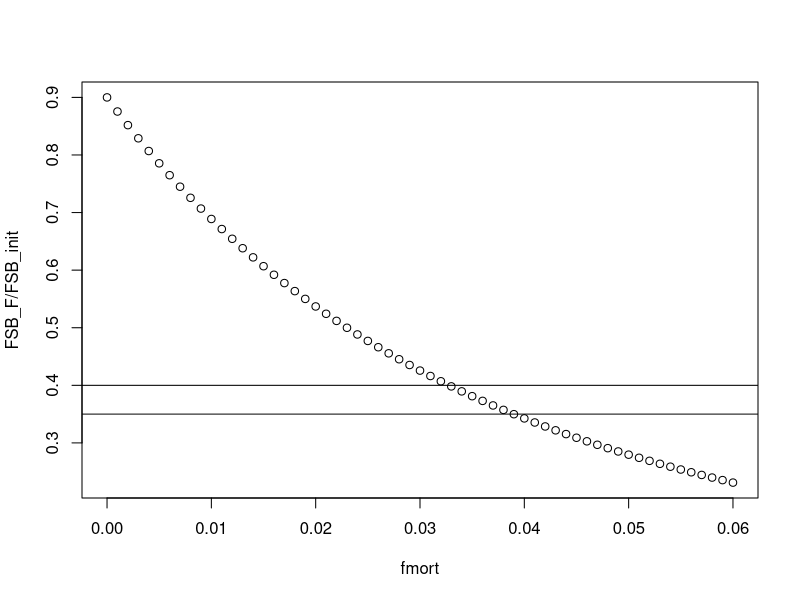
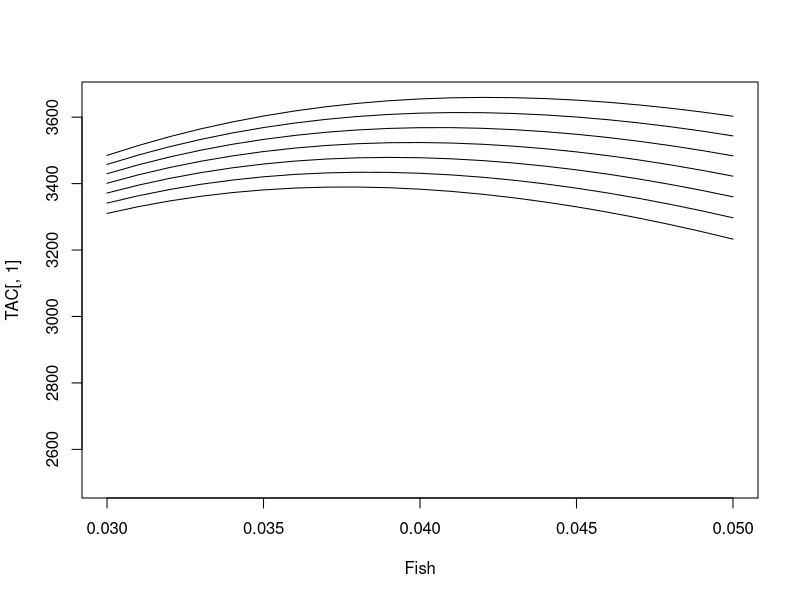

Source code (R) for these figures, in order: (Note: this script raises an error after producing the figures.)
#clear everything
rm(list = ls())

#*************************************************************************
#Define parameters for Pacific cod (1 sex)
#Number of ages for this fish
nages=21

fishsel=vector();
fishsel[1]=0;fishsel[2]=0.0002386166;fishsel[3]=0.0146155849;fishsel[4]=0.1851750145;fishsel[5]=0.5952833774;fishsel[6]=0.9030184396;fishsel[7]=1;fishsel[8]=0.9919588363;
fishsel[9]=0.9551342775;fishsel[10]=0.9184023284;fishsel[11]=0.8889373231;fishsel[12]=0.8668498915;fishsel[13]=0.8506209140;fishsel[14]=0.8387155050;fishsel[15]=0.8299334774;fishsel[16]=0.8234043416;
fishsel[17]=0.8185108308;fishsel[18]=0.8148161694;fishsel[19]=0.8120088399;fishsel[20]=0.8098642013;fishsel[21]=0.8072448763;#fisheries selectivity  

natmort=0.34

#Maturity at age
A=-4.7143
B=0.9654
age=seq(1,nages,1)
Q=1/(1+exp(-(A+age*B)))

#Length at age for males and females
#FEMALE(2) MALE(1) Weight at age von bert
psi=6.537e-6
theta=3.164
Linf=c(110.06,120.39)
A0=c(-0.1814,-.2233)
K=c(0.1449,0.1277)
age=seq(0,20,1)

Wt_all=psi*(Linf[2]*(1-exp(-K[2]*(age-A0[2]))))^theta

#*****************************************************************************
#Set up for Blackspotted Rockfish
nages=75
mat=vector()
mat_a75=vector()
age=seq(1,nages,1) #21 modeled ages
Linf=mean(51.53)#Linf=c(110.06,120.39)#I am taking the mean of growth params to create a single sex model females 2nd
K=0.06
A0=-3.40
psi=6.54e-6
theta=3.24

L_all=vector();Wt_all=vector();
for(i in 1:nages){
 L_all[i]=Linf*(1-exp(-K*(age[i]-A0)));
 Wt_all[i]=psi*(Linf*(1-exp(-K*(age[i]-A0))))^theta;}  #0.001 is for kg to mt conversion

fishsel=vector()
sel_slope=0.34
sel_a50=13.5
for(i in 1:nages){
 fishsel[i]=1/(1+exp(-(sel_slope*(age[i]-sel_a50))))}

#maturity
Q=vector()
mat_slope=3.792
mat_a50=24.5
B1=-6.4691
B2=0.2637

for(i in 1:nages){
 Q[i]=1/(1+exp(-(B1+age[i]*B2)))}

#earlier maturity just multiply B1*.75

for(i in 1:nages){
 mat_a75[i]=1/(1+exp(-(.75*B1+age[i]*B2)))}

natmort=0.05

#*******************************************************************************
#Calculate fishing mortality rate that maximizes TAC
fmort=seq(0,0.06,.001)

N_til_init_a=vector()  #initial numbers when there is one recruit
N_til_init_a[1]=1
for(i in 2:(nages-1)){
 N_til_init_a[i]=N_til_init_a[i-1]*exp(-natmort)
}
N_til_init_a[nages]=N_til_init_a[nages-1]*exp(-natmort)/(1-exp(-natmort))

N_til_init_Frange=vector()
N_til_init_Frange[1]=1;
FSB_F=vector()
for(j in 1:length(fmort)){
 for (i in 2:nages){  #fill in N_til_init;
  N_til_init_Frange[i]=N_til_init_Frange[i-1]*exp(-(natmort+fishsel[i-1]*fmort[j]));
 }
 FSB_F[j]=sum(Wt_all*N_til_init_Frange*.5*Q)
}


FSB_init=sum(Wt_all*N_til_init_a*Q*.5);FSB_init
FSB_F/FSB_init
plot(fmort,FSB_F/FSB_init);abline(h=c(.35,.4))

fmort[min(which(FSB_F/FSB_init<0.4))]#This is F40%  
fmort[min(which(FSB_F/FSB_init<0.35))]#This is F35% 

#F40%  #SM:0.0328  GM: 0.279
#F35%  #SM: 0.039  GM: 0.34

#*****************************************************************************
#This is the function that varies steepness and fishing mortality rate
getFx_Fish_1sex=function(Fish,h){  #this version finds where Fmax occurs for different h's
 SSBinit=100000   #Initial spawning stock biomass (chosen)
 S_l0=SSBinit    #S_l0 initial spawning stock biomass in population #same as SSBinit
 
 N_til_init_a=vector()  #initial numbers when there is one recruit
 N_til_init_a[1]=1
 for(i in 2:(nages-1)){
  N_til_init_a[i]=N_til_init_a[i-1]*exp(-natmort)
 }
 N_til_init_a[nages]=N_til_init_a[nages-1]*exp(-natmort)/(1-exp(-natmort))
 
 R_l0=2*S_l0/sum(Wt_all*N_til_init_a*Q) #initial number of recruits #denominator is spawning biomass per recruit.
 
 N_init_a=R_l0*N_til_init_a;N_init_a    #now this is initial numbers in the population  
 #total initial numbers
 N_init=sum(N_init_a);N_init
 
 #N_init is the number of fish for which I should simulate genotypes (2*1473)
 
 #########################################################################
 
 S_lyINIT=0.5*sum(Wt_all*N_init_a*Q);S_lyINIT  #initial SSB
 
 #Start loop here
 for (k in 1:100){
  #what is age structure next year?
  S_ly=0.5*sum(Wt_all*N_init_a*Q);S_ly  #SSB
  SPR=S_ly/N_init_a[1];SPR
  catch=sum((Wt_all)*((fishsel*Fish)/(fishsel*Fish+natmort)*(1-exp(-(fishsel*Fish+natmort)))*N_init_a));catch
  N_a=vector()  #numbers next year
  N_a[1]=(4*h*R_l0*S_ly)/(S_l0*(1-h)+S_ly*(5*h-1))
  for(i in 2:(nages-1)){
   N_a[i]=N_init_a[i-1]*exp(-(fishsel[i-1]*Fish+natmort))
  }
  N_a[nages]=N_init_a[nages-1]*((exp(-(fishsel[nages-1]*Fish+natmort)))/(1-exp(-(fishsel[nages-1]*Fish+natmort))));#fix this part
  N_init_a=N_a
 }
 
 out=list()
 out[[1]]=SPR
 out[[2]]=S_ly
 out[[3]]=S_ly/S_lyINIT  #Spawning biomass relative to unfished.
 out[[4]]=h
 out[[5]]=catch#calculated same as TAC
 return(out)
}

#Find F40% and F35%
#Because F40% is Fmort that declines pop to 40% of its initial FSB.
N_til_init_a=vector()  #initial numbers when there is one recruit
N_til_init_a[1]=1
for(i in 2:(nages-1)){
 N_til_init_a[i]=N_til_init_a[i-1]*exp(-natmort)
}
N_til_init_a[nages]=N_til_init_a[nages-1]*exp(-natmort)/(1-exp(-natmort))


#Now run function for a range of hs and Fs

#see what affect different H's have
hs=seq(.76,0.79,.005);Fish=seq(.2,.5,.01) #cod
hs=seq(.64,0.7,.01);Fish=seq(.03,.05,.001) #blackspotted
res=matrix(0,length(Fish),length(hs))
SSB=matrix(0,length(Fish),length(hs))
TAC=matrix(0,length(Fish),length(hs))
SPR=matrix(0,length(Fish),length(hs))
h=matrix(0,length(Fish),length(hs))
a=list();
for(j in 1:length(hs)){
 for (i in 1:length(Fish)){
 a=getFx_Fish_1sex(Fish[i],hs[j])
 res[i,j]=a[[3]]
 SSB[i,j]=a[[2]]
 SPR[i,j]=a[[1]]
 TAC[i,j]=a[[5]]
 h[i,j]=a[[4]]
 }}
rownames(TAC)=Fish
colnames(TAC)=hs

plot(Fish,TAC[,1],ylim=c(2500,max(TAC)),type="l",col=1)
for(i in 2:ncol(TAC)){lines(Fish,TAC[,i])}
abline(v=F35)


#For Blackspotted, F35%=FMSY when steepness = 0.67.hs=seq(.64,0.7,.01);Fish=seq(.03,.05,.001)
#For Pcod, F35%=FMSY when steepness = 0.76. hs=seq(.76,0.79,.005);Fish=seq(.2,.5,.01)

